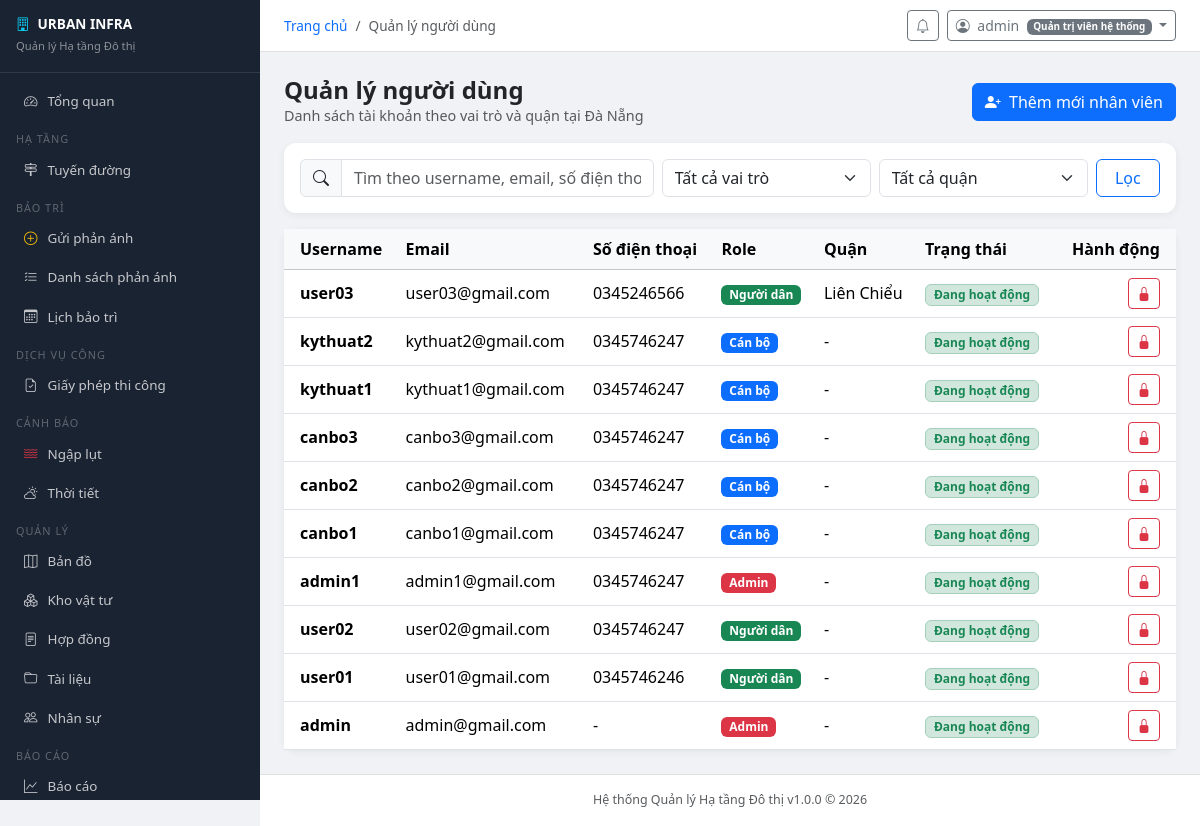
Screenshot of /accounts/users/ (signed in) with the database file from the repository.
### accounts/models.py (models this page shows, shortened)
class User(AbstractUser):
    ROLE_CHOICES = [
        ('admin', 'Quản trị viên hệ thống'),
        ('manager', 'Quản lý'),
        ('staff', 'Cán bộ kỹ thuật'),
        ('inspector', 'Kiểm định viên'),
        ('citizen', 'Người dân'),
    ]
    role = models.CharField('Vai trò', max_length=20, choices=ROLE_CHOICES, default='citizen')
    phone = models.CharField('Số điện thoại', max_length=15, blank=True)
    avatar = models.ImageField('Ảnh đại diện', upload_to='avatars/', blank=True, null=True)
    address = models.TextField('Địa chỉ', blank=True)
    district = models.CharField('Quận/Huyện', max_length=100, blank=True)
    ward = models.CharField('Phường/Xã', max_length=100, blank=True)
    is_locked = models.BooleanField('Bị khóa', default=False)
    locked_reason = models.TextField('Lý do khóa', blank=True)
    otp_secret = models.CharField(max_length=32, blank=True)
    two_factor_enabled = models.BooleanField('Xác thực 2 bước', default=False)
    created_at = models.DateTimeField('Ngày tạo', auto_now_add=True)
    updated_at = models.DateTimeField('Cập nhật', auto_now=True)
    class Meta:
        verbose_name = 'Người dùng'
        verbose_name_plural = 'Người dùng'
    @property
    def is_admin(self):
        return self.role == 'admin' or self.is_superuser
    @property
    def is_staff_member(self):
        return self.role in ('admin', 'manager', 'staff', 'inspector')

### accounts/views.py (the view, shortened to what this page needs)
# urls.py: path('users/', views.user_list_view, name='user_list'),
@login_required
@admin_required
def user_list_view(request):
    try:
        users = User.objects.all().order_by('-date_joined')
        role = (request.GET.get('role') or '').strip()
        district = (request.GET.get('district') or '').strip()
        search = (request.GET.get('search') or '').strip()
        if district:
            users = users.filter(district=district)
        paginator = Paginator(users, 25)
        page = paginator.get_page(request.GET.get('page', 1))
        role_filters = [
            ('admin', 'Admin'),
            ('staff', 'Cán bộ'),
            ('citizen', 'Người dân'),
        ]
        districts_in_db = list(
            User.objects.exclude(district__isnull=True)
            .exclude(district__exact='')
            .values_list('district', flat=True)
            .distinct()
        )
        districts = []
        for d in DA_NANG_DISTRICTS + sorted(set(districts_in_db)):
            if d and d not in districts:
                districts.append(d)
        return render(
            request,
            'accounts/user_list.html',
            {
                'page_obj': page,
                'role_filters': role_filters,
                'districts': districts,
                'page_title': 'Quản lý người dùng',
            },
        )
    except Exception as exc:
        messages.error(request, f'Không thể tải danh sách người dùng: {exc}')
        return render(
            request,
            'accounts/user_list.html',
            {
                'page_obj': None,
                'role_filters': [('admin', 'Admin'), ('staff', 'Cán bộ'), ('citizen', 'Người dân')],
                'districts': DA_NANG_DISTRICTS,
                'page_title': 'Quản lý người dùng',
            },
        )

### urban_infra/context_processors.py (called while the page is built)
def global_context(request):
    context = {
        'SYSTEM_NAME': settings.SYSTEM_NAME,
        'SYSTEM_SHORT_NAME': settings.SYSTEM_SHORT_NAME,
        'SYSTEM_VERSION': settings.SYSTEM_VERSION,
    }
    if request.user.is_authenticated:
        from notifications.models import Notification
        context['unread_count'] = Notification.objects.filter(
            recipient=request.user, is_read=False
        ).count()
    return context

### accounts/templates/accounts/user_list.html (shortened to what this page needs)
{% extends "base.html" %}
{% block content %}
<div class="container-fluid px-0">
  <div class="d-flex flex-wrap justify-content-between align-items-center gap-2 mb-3">
    <div>
      <h4 class="fw-bold mb-0">{{ page_title|default:"Quản lý người dùng" }}</h4>
      <div class="text-muted" style="font-size:.9rem">Danh sách tài khoản theo vai trò và quận tại Đà Nẵng</div>
    </div>
    <a class="btn btn-primary" href="{% url 'accounts:create_staff' %}">
      <i class="bi bi-person-plus-fill me-1"></i>
      Thêm mới nhân viên
    </a>
  </div>
  <div class="card mb-3">
    <div class="card-body">
      <form method="get" class="row g-2 align-items-center">
        <div class="col-12 col-md-5">
          <div class="input-group">
            <span class="input-group-text"><i class="bi bi-search"></i></span>
            <input
              type="text"
              class="form-control"
              name="search"
              value="{{ request.GET.search }}"
              placeholder="Tìm theo username, email, số điện thoại..."
              aria-label="Tìm kiếm"
            >
          </div>
        </div>
        <div class="col-12 col-md-3">
          <select name="role" class="form-select">
            <option value="">Tất cả vai trò</option>
          </select>
        </div>
        <div class="col-12 col-md-3">
          <select name="district" class="form-select">
            <option value="">Tất cả quận</option>
          </select>
        </div>
        <div class="col-12 col-md-1 d-grid">
          <button type="submit" class="btn btn-outline-primary">
            Lọc
          </button>
        </div>
      </form>
    </div>
  </div>
  <div class="card">
    <div class="card-body p-0">
      <div class="table-responsive">
        <table class="table table-hover align-middle mb-0">
          <thead class="table-light">
            <tr>
              <th class="ps-3">Username</th>
              <th>Email</th>
              <th>Số điện thoại</th>
              <th>Role</th>
              <th>Quận</th>
              <th>Trạng thái</th>
              <th class="text-end pe-3">Hành động</th>
            </tr>
          </thead>
          <tbody>
            {% if page_obj %}
              {% for u in page_obj %}
                <tr>
                  <td class="ps-3 fw-semibold">{{ u.username }}</td>
                  <td>{{ u.email|default:"-" }}</td>
                  <td>{{ u.phone|default:"-" }}</td>
                  <td>
                    {% if u.role == 'admin' or u.is_superuser %}
                      <span class="badge bg-danger">Admin</span>
                    {% elif u.role == 'staff' or u.role == 'manager' or u.role == 'inspector' %}
                      <span class="badge bg-primary">Cán bộ</span>
                    {% elif u.role == 'citizen' %}
                      <span class="badge bg-success">Người dân</span>
                    {% else %}
                      <span class="badge bg-secondary">{{ u.get_role_display }}</span>
                    {% endif %}
                  </td>
                  <td>{{ u.district|default:"-" }}</td>
                  <td>
                    {% if u.is_locked %}
                      <span class="badge bg-danger-subtle text-danger border border-danger-subtle">Đang khóa</span>
                    {% else %}
                      <span class="badge bg-success-subtle text-success border border-success-subtle">Đang hoạt động</span>
                    {% endif %}
                  </td>
                  <td class="text-end pe-3">
                    <form method="post" action="{% url 'accounts:toggle_lock_user' u.pk %}" class="d-inline">
                      {% if u.is_locked %}
                        <button
                          type="submit"
                          class="btn btn-sm btn-outline-success"
                          data-bs-toggle="tooltip"
                          data-bs-title="Mở khóa tài khoản"
                        >
                          <i class="bi bi-unlock-fill"></i>
                        </button>
                      {% else %}
                        <button
                          type="submit"
                          class="btn btn-sm btn-outline-danger"
                          data-bs-toggle="tooltip"
                          data-bs-title="Khóa tài khoản"
                        >
                          <i class="bi bi-lock-fill"></i>
                        </button>
                      {% endif %}
                    </form>
                  </td>
                </tr>
              {% empty %}
                <tr>
                  <td colspan="7" class="text-center py-4 text-muted">Chưa có dữ liệu người dùng</td>
                </tr>
              {% endfor %}
            {% else %}
              <tr>
                <td colspan="7" class="text-center py-4 text-muted">Không thể tải dữ liệu. Vui lòng thử lại.</td>
              </tr>
            {% endif %}
          </tbody>
        </table>
      </div>
    </div>
  </div>
</div>
{% endblock %}

### templates/base.html (shortened to what this page needs)
<!DOCTYPE html>
<html lang="vi">
<head>
<link rel="stylesheet" href="https://cdnjs.cloudflare.com/ajax/libs/bootstrap/5.3.2/css/bootstrap.min.css">
<link rel="stylesheet" href="https://cdnjs.cloudflare.com/ajax/libs/bootstrap-icons/1.11.3/font/bootstrap-icons.min.css">
</head>
<body>
{% if user.is_authenticated %}
<div class="sidebar" id="sidebar">
  <div class="brand">
    <h6><i class="bi bi-building me-2 text-info"></i>{{ SYSTEM_SHORT_NAME }}</h6>
    <small>Quản lý Hạ tầng Đô thị</small>
  </div>
  <nav class="py-2">
    <a href="{% url 'dashboard' %}" class="nav-link"><i class="bi bi-speedometer2"></i>Tổng quan</a>
    <div class="nav-section">Hạ tầng</div>
    <a href="{% url 'infrastructure:road_list' %}" class="nav-link"><i class="bi bi-signpost-2"></i>Tuyến đường</a>
    <div class="nav-section">Bảo trì</div>
    <a href="{% url 'maintenance:request_create' %}" class="nav-link"><i class="bi bi-plus-circle text-warning"></i>Gửi phản ánh</a>
    <a href="{% url 'maintenance:request_list' %}" class="nav-link"><i class="bi bi-list-check"></i>Danh sách phản ánh</a>
    <a href="{% url 'maintenance:schedule_list' %}" class="nav-link"><i class="bi bi-calendar3"></i>Lịch bảo trì</a>
    <div class="nav-section">Dịch vụ công</div>
    <a href="{% url 'permits:list' %}" class="nav-link"><i class="bi bi-file-earmark-check"></i>Giấy phép thi công</a>
    <div class="nav-section">Cảnh báo</div>
    <a href="{% url 'flood:alert_list' %}" class="nav-link"><i class="bi bi-water text-danger"></i>Ngập lụt</a>
    <a href="{% url 'weather:current' %}" class="nav-link"><i class="bi bi-cloud-sun"></i>Thời tiết</a>
    <div class="nav-section">Quản lý</div>
    <a href="{% url 'maps:map' %}" class="nav-link"><i class="bi bi-map"></i>Bản đồ</a>
    <a href="{% url 'inventory:material_list' %}" class="nav-link"><i class="bi bi-boxes"></i>Kho vật tư</a>
    <a href="{% url 'contracts:contract_list' %}" class="nav-link"><i class="bi bi-file-text"></i>Hợp đồng</a>
    <a href="{% url 'documents:list' %}" class="nav-link"><i class="bi bi-folder"></i>Tài liệu</a>
    {% if user.is_staff_member %}
    <a href="{% url 'hr:employee_list' %}" class="nav-link"><i class="bi bi-people"></i>Nhân sự</a>
    {% endif %}
    <div class="nav-section">Báo cáo</div>
    <a href="{% url 'reports:summary' %}" class="nav-link"><i class="bi bi-graph-up"></i>Báo cáo</a>
  </nav>
</div>
<div class="main-content">
  <div class="topbar">
    <div class="d-flex align-items-center gap-3">
      <nav>
        <ol class="breadcrumb mb-0" style="font-size:.85rem">
          <li class="breadcrumb-item"><a href="/" class="text-decoration-none">Trang chủ</a></li>
          {% if page_title %}<li class="breadcrumb-item active">{{ page_title }}</li>{% endif %}
        </ol>
      </nav>
    </div>
    <div class="d-flex align-items-center gap-2">
      <a href="{% url 'notifications:list' %}" class="btn btn-sm btn-outline-secondary position-relative">
        <i class="bi bi-bell"></i>
      </a>
      <div class="dropdown">
        <button class="btn btn-sm btn-outline-secondary dropdown-toggle" data-bs-toggle="dropdown">
          <i class="bi bi-person-circle me-1"></i>
          {{ user.get_full_name|default:user.username }}
          <span class="badge bg-secondary ms-1" style="font-size:.62rem">{{ user.get_role_display }}</span>
        </button>
      </div>
    </div>
  </div>
  <div class="content-area">
{% endif %}
{% block content %}{% endblock %}
{% if user.is_authenticated %}
  </div>
  <footer class="text-center py-3 text-muted"
          style="font-size:.78rem; border-top:1px solid #e0e0e0; background:#fff;">
    {{ SYSTEM_NAME }} v{{ SYSTEM_VERSION }} &copy; {% now "Y" %}
  </footer>
</div>
{% else %}
</div>
{% endif %}
</body>
</html>

### templates/base.html (style rules this page uses)
:root { --sidebar-width: 260px; --sidebar-bg: #1a2332; --sidebar-hover: #2c3e55; }
body { font-family: 'Segoe UI', sans-serif; background: #f0f2f5; }
.sidebar { width: var(--sidebar-width); height: 100vh; background: var(--sidebar-bg); position: fixed; top: 0; left: 0; z-index: 1000; overflow-y: auto; }
.sidebar .brand { padding: 16px; border-bottom: 1px solid rgba(255,255,255,.1); }
.sidebar .brand h6 { color: #fff; font-weight: 700; margin: 0; font-size: .85rem; }
.sidebar .brand small { color: rgba(255,255,255,.5); font-size: .7rem; }
.sidebar .nav-link { color: rgba(255,255,255,.75); padding: 9px 16px; border-radius: 6px; margin: 1px 8px; font-size: .84rem; display: flex; align-items: center; gap: 10px; text-decoration: none; }
.nav-section { color: rgba(255,255,255,.3); font-size: .68rem; text-transform: uppercase; letter-spacing: 1px; padding: 10px 16px 2px; }
.main-content { margin-left: var(--sidebar-width); min-height: 100vh; display: flex; flex-direction: column; }
.topbar { background: #fff; padding: 10px 24px; border-bottom: 1px solid #e0e0e0; display: flex; align-items: center; justify-content: space-between; position: sticky; top: 0; z-index: 100; }
.content-area { padding: 24px; flex: 1; }
.card { border: none; border-radius: 12px; box-shadow: 0 2px 8px rgba(0,0,0,.06); }

### rows the page displays
User: get_full_name "admin", role "Quản trị viên hệ thống", username "admin", email "admin@gmail.com", phone "-", shows "Admin", district "-", is_locked "Đang hoạt động"
User: username "user03", email "user03@gmail.com", phone "0345246566", role "Người dân", district "Liên Chiểu", is_locked "Đang hoạt động"
User: username "kythuat2", email "kythuat2@gmail.com", phone "0345746247", role "Cán bộ", district "-", is_locked "Đang hoạt động"
User: username "kythuat1", email "kythuat1@gmail.com", phone "0345746247", role "Cán bộ", district "-", is_locked "Đang hoạt động"
User: username "canbo3", email "canbo3@gmail.com", phone "0345746247", role "Cán bộ", district "-", is_locked "Đang hoạt động"
User: username "canbo2", email "canbo2@gmail.com", phone "0345746247", role "Cán bộ", district "-", is_locked "Đang hoạt động"
User: username "canbo1", email "canbo1@gmail.com", phone "0345746247", role "Cán bộ", district "-", is_locked "Đang hoạt động"
User: username "admin1", email "admin1@gmail.com", phone "0345746247", role "Admin", district "-", is_locked "Đang hoạt động"
User: username "user02", email "user02@gmail.com", phone "0345746247", role "Người dân", district "-", is_locked "Đang hoạt động"
User: username "user01", email "user01@gmail.com", phone "0345746246", role "Người dân", district "-", is_locked "Đang hoạt động"

### other values shown
{{ SYSTEM_SHORT_NAME }} "URBAN INFRA"
{{ page_title }} "Quản lý người dùng"
{{ page_title|default:"Quản lý người dùng" }} "Quản lý người dùng"
{{ SYSTEM_NAME }} "Hệ thống Quản lý Hạ tầng Đô thị"
{{ SYSTEM_VERSION }} "1.0.0"
